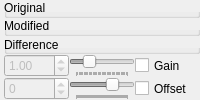
  <widget class="QDockWidget" name="dockWidgetNavigator">
   <property name="sizePolicy">
    <sizepolicy hsizetype="Ignored" vsizetype="Ignored">
     <horstretch>0</horstretch>
     <verstretch>0</verstretch>
    </sizepolicy>
   </property>
   <property name="floating">
    <bool>false</bool>
   </property>
   <property name="features">
    <set>QDockWidget::AllDockWidgetFeatures</set>
   </property>
   <property name="windowTitle">
    <string>Navigator</string>
   </property>
   <attribute name="dockWidgetArea">
    <number>1</number>
   </attribute>
   <widget class="QWidget" name="dockWidgetContents">
    <property name="sizePolicy">
     <sizepolicy hsizetype="Ignored" vsizetype="Ignored">
      <horstretch>0</horstretch>
      <verstretch>0</verstretch>
     </sizepolicy>
    </property>
    <layout class="QVBoxLayout" name="verticalLayout_6">
     <property name="spacing">
      <number>0</number>
     </property>
     <property name="leftMargin">
      <number>4</number>
     </property>
     <property name="topMargin">
      <number>0</number>
     </property>
     <property name="rightMargin">
      <number>0</number>
     </property>
     <property name="bottomMargin">
      <number>0</number>
     </property>
     <item>
      <layout class="QVBoxLayout" name="verticalLayout_4">
       <item>
        <widget class="QGroupBox" name="groupBox_4">
         <property name="sizePolicy">
          <sizepolicy hsizetype="Minimum" vsizetype="MinimumExpanding">
           <horstretch>0</horstretch>
           <verstretch>0</verstretch>
          </sizepolicy>
         </property>
         <property name="styleSheet">
          <string notr="true"> QPushButton:flat {
     border: none; /* no border for a flat push button */
 }
</string>
         </property>
         <property name="title">
          <string>Original</string>
         </property>
         <layout class="QGridLayout" name="gridLayout_3">
          <property name="leftMargin">
           <number>0</number>
          </property>
          <property name="topMargin">
           <number>0</number>
          </property>
          <property name="rightMargin">
           <number>0</number>
          </property>
          <property name="bottomMargin">
           <number>0</number>
          </property>
          <item row="0" column="0">
           <widget class="QPushButton" name="pushButtonFile1">
            <property name="sizePolicy">
             <sizepolicy hsizetype="Expanding" vsizetype="MinimumExpanding">
              <horstretch>0</horstretch>
              <verstretch>0</verstretch>
             </sizepolicy>
            </property>
            <property name="text">
             <string/>
            </property>
            <property name="icon">
             <iconset resource="../res/diffimg.qrc">
              <normaloff>:/diffimg/original.png</normaloff>:/diffimg/original.png</iconset>
            </property>
            <property name="iconSize">
             <size>
              <width>48</width>
              <height>48</height>
             </size>
            </property>
            <property name="checkable">
             <bool>true</bool>
            </property>
            <property name="flat">
             <bool>true</bool>
            </property>
           </widget>
          </item>
         </layout>
        </widget>
       </item>
       <item>
        <widget class="QGroupBox" name="groupBox_5">
         <property name="sizePolicy">
          <sizepolicy hsizetype="Minimum" vsizetype="MinimumExpanding">
           <horstretch>0</horstretch>
           <verstretch>0</verstretch>
          </sizepolicy>
         </property>
         <property name="styleSheet">
          <string notr="true"> QPushButton:flat {
     border: none; /* no border for a flat push button */
 }
</string>
         </property>
         <property name="title">
          <string>Modified</string>
         </property>
         <layout class="QVBoxLayout" name="verticalLayout_2">
          <property name="leftMargin">
           <number>0</number>
          </property>
          <property name="topMargin">
           <number>0</number>
          </property>
          <property name="rightMargin">
           <number>0</number>
          </property>
          <property name="bottomMargin">
           <number>0</number>
          </property>
          <item>
           <widget class="QPushButton" name="pushButtonFile2">
            <property name="sizePolicy">
             <sizepolicy hsizetype="Expanding" vsizetype="MinimumExpanding">
              <horstretch>0</horstretch>
              <verstretch>0</verstretch>
             </sizepolicy>
            </property>
            <property name="text">
             <string/>
            </property>
            <property name="icon">
             <iconset resource="../res/diffimg.qrc">
              <normaloff>:/diffimg/modified.png</normaloff>:/diffimg/modified.png</iconset>
            </property>
            <property name="iconSize">
             <size>
              <width>48</width>
              <height>48</height>
             </size>
            </property>
            <property name="checkable">
             <bool>true</bool>
            </property>
            <property name="flat">
             <bool>true</bool>
            </property>
           </widget>
          </item>
         </layout>
        </widget>
       </item>
       <item>
        <widget class="QGroupBox" name="groupBox">
         <property name="sizePolicy">
          <sizepolicy hsizetype="Minimum" vsizetype="MinimumExpanding">
           <horstretch>0</horstretch>
           <verstretch>0</verstretch>
          </sizepolicy>
         </property>
         <property name="styleSheet">
          <string notr="true"> QPushButton:flat {
     border: none; /* no border for a flat push button */
 }
</string>
         </property>
         <property name="title">
          <string>Difference</string>
         </property>
         <property name="alignment">
          <set>Qt::AlignLeading|Qt::AlignLeft|Qt::AlignVCenter</set>
         </property>
         <property name="checkable">
          <bool>false</bool>
         </property>
         <property name="checked">
          <bool>false</bool>
         </property>
         <layout class="QGridLayout" name="gridLayout_4">
          <item row="2" column="0">
           <widget class="QPushButton" name="pushButtonDifference">
            <property name="sizePolicy">
             <sizepolicy hsizetype="Expanding" vsizetype="MinimumExpanding">
              <horstretch>0</horstretch>
              <verstretch>0</verstretch>
             </sizepolicy>
            </property>
            <property name="text">
             <string/>
            </property>
            <property name="icon">
             <iconset resource="../res/diffimg.qrc">
              <normaloff>:/diffimg/diffimg.png</normaloff>:/diffimg/diffimg.png</iconset>
            </property>
            <property name="iconSize">
             <size>
              <width>48</width>
              <height>48</height>
             </size>
            </property>
            <property name="shortcut">
             <string>Return</string>
            </property>
            <property name="checkable">
             <bool>true</bool>
            </property>
            <property name="flat">
             <bool>true</bool>
            </property>
           </widget>
          </item>
         </layout>
        </widget>
       </item>
       <item>
        <layout class="QVBoxLayout" name="verticalLayout_3"/>
       </item>
      </layout>
     </item>
     <item>
      <layout class="QHBoxLayout" name="horizontalLayout_2">
       <item>
        <widget class="QDoubleSpinBox" name="doubleSpinBoxGain">
         <property name="enabled">
          <bool>false</bool>
         </property>
         <property name="sizePolicy">
          <sizepolicy hsizetype="Minimum" vsizetype="Minimum">
           <horstretch>0</horstretch>
           <verstretch>0</verstretch>
          </sizepolicy>
         </property>
         <property name="maximum">
          <double>4.000000000000000</double>
         </property>
         <property name="singleStep">
          <double>0.100000000000000</double>
         </property>
         <property name="value">
          <double>1.000000000000000</double>
         </property>
        </widget>
       </item>
       <item>
        <widget class="QSlider" name="sliderGain">
         <property name="enabled">
          <bool>false</bool>
         </property>
         <property name="sizePolicy">
          <sizepolicy hsizetype="Ignored" vsizetype="Minimum">
           <horstretch>0</horstretch>
           <verstretch>0</verstretch>
          </sizepolicy>
         </property>
         <property name="minimum">
          <number>0</number>
         </property>
         <property name="maximum">
          <number>400</number>
         </property>
         <property name="singleStep">
          <number>1</number>
         </property>
         <property name="value">
          <number>100</number>
         </property>
         <property name="orientation">
          <enum>Qt::Horizontal</enum>
         </property>
         <property name="invertedControls">
          <bool>false</bool>
         </property>
         <property name="tickPosition">
          <enum>QSlider::TicksBelow</enum>
         </property>
         <property name="tickInterval">
          <number>10</number>
         </property>
        </widget>
       </item>
       <item>
        <widget class="QCheckBox" name="checkBoxGain">
         <property name="sizePolicy">
          <sizepolicy hsizetype="Preferred" vsizetype="Minimum">
           <horstretch>0</horstretch>
           <verstretch>0</verstretch>
          </sizepolicy>
         </property>
         <property name="text">
          <string>Gain</string>
         </property>
        </widget>
       </item>
      </layout>
     </item>
     <item>
      <layout class="QHBoxLayout" name="horizontalLayout_3">
       <item>
        <widget class="QDoubleSpinBox" name="doubleSpinBoxOffset">
         <property name="enabled">
          <bool>false</bool>
         </property>
         <property name="sizePolicy">
          <sizepolicy hsizetype="Minimum" vsizetype="Minimum">
           <horstretch>0</horstretch>
           <verstretch>0</verstretch>
          </sizepolicy>
         </property>
         <property name="decimals">
          <number>0</number>
         </property>
         <property name="minimum">
          <double>-500.000000000000000</double>
         </property>
         <property name="maximum">
          <double>200.000000000000000</double>
         </property>
         <property name="singleStep">
          <double>1.000000000000000</double>
         </property>
        </widget>
       </item>
       <item>
        <widget class="QSlider" name="sliderOffset">
         <property name="enabled">
          <bool>false</bool>
         </property>
         <property name="sizePolicy">
          <sizepolicy hsizetype="Ignored" vsizetype="Minimum">
           <horstretch>0</horstretch>
           <verstretch>0</verstretch>
          </sizepolicy>
         </property>
         <property name="minimum">
          <number>-500</number>
         </property>
         <property name="maximum">
          <number>200</number>
         </property>
         <property name="orientation">
          <enum>Qt::Horizontal</enum>
         </property>
         <property name="invertedControls">
          <bool>false</bool>
         </property>
         <property name="tickPosition">
          <enum>QSlider::TicksBelow</enum>
         </property>
         <property name="tickInterval">
          <number>10</number>
         </property>
        </widget>
       </item>
       <item>
        <widget class="QCheckBox" name="checkBoxOffset">
         <property name="sizePolicy">
          <sizepolicy hsizetype="Minimum" vsizetype="Minimum">
           <horstretch>0</horstretch>
           <verstretch>0</verstretch>
          </sizepolicy>
         </property>
         <property name="text">
          <string>Offset</string>
         </property>
        </widget>
       </item>
      </layout>
     </item>
    </layout>
   </widget>
  </widget>
